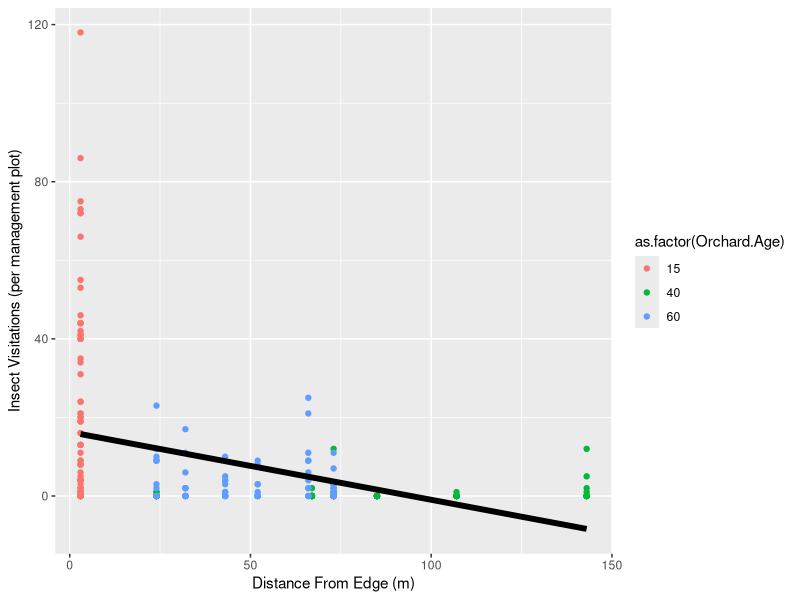

This figure's R source:
## POLLINATOR THESIS PROJECT FIGURES
## Edge distance vs. pollinator visitations


## Libraries needed
library(tidyverse)
library(ggplot2)
library(dplyr)
library(nlme)
library(multcomp)

#############################
#############################
## Import data
## Clean up column names and columns

#add in a full plot list to account for zeroes
plots <- read.csv("canopy_cover.csv")%>%
  filter(year==2021)%>% #have to do this here
  mutate(seedmix=ifelse(seedmix=="annuals", "annual", ifelse(seedmix=="perennials", "perennial", seedmix)))%>%
  dplyr::select(1:4)
names(plots) <- c("Orchard.Age", "Block", "Management", "Seed.Mix")

observedpollinators <- read.csv("observedpollinators_2021.csv")%>%
  mutate(Management=ifelse(Management=="flailscrape", "scraped", ifelse(Management=="flail", "flailed", Management)))
names(observedpollinators) <- c ("Month", "Orchard.Age", "Block", "Management", "Seed.Mix", "Host.Plant", "Morphospecies", "Number", "Notes")
observedpollinators<-full_join(plots, observedpollinators)%>% #need to get zeroes
  mutate(Number=ifelse(is.na(Number), 0, Number))


edgedistances <- read.csv("block_edge_distances.csv")
names(edgedistances) <- c("Orchard.Age", "Block", "Distance")


#############################

#############################
#############################
##Comparing block distance from orchard edge and pollinator visitations

## Merging the datasets and counting up observed pollinator visits by sub-plot/seed mix
blockdensity <- merge(x=observedpollinators, y=edgedistances,by=c("Orchard.Age","Block"),all=TRUE) %>%
  group_by(Orchard.Age, Block, Management, Seed.Mix, Distance) %>% #added back Management, you dont need to analyze it but they are separate plots (replication)
  summarise(Number = sum(Number))

cleanblockdensity <- as.data.frame(blockdensity)%>%
  ungroup()

ggplot(cleanblockdensity, aes(x=Distance, y=Number)) +
  geom_point(aes(colour=as.factor(Orchard.Age))) +
  labs(x="Distance From Edge (m)", y = "Insect Visitations (per management plot)") +
  stat_smooth(method="lm", size=2, color="black", se=F)

#############################
#############################
## Statistics
## I'm using a mixed model. 'lme' uses t-tests and f-tests to find the significance between
## edge distance and insect visits. Edge distance (block placement) is a random effect.

mmedgedistance<-lme(Number~Distance, random =  ~1|Management, data=cleanblockdensity) 
summary(mmedgedistance)
anova(mmedgedistance)#significant when you ignore orchard age


mmedgedistance<-lme(Number~Distance, random = list( ~1|Management, ~1|Orchard.Age), data = cleanblockdensity, na.action=na.omit)
summary(mmedgedistance)
anova(mmedgedistance) #not when you include it


mmedgedistance<-lme(Number~Distance*Orchard.Age, random = list( ~1|Management), data = cleanblockdensity, na.action=na.omit)
summary(mmedgedistance)
anova(mmedgedistance) #yes within

#40
mmedgedistance<-lme(Number~Distance, random = list( ~1|Management), data = subset(cleanblockdensity, Orchard.Age==40), na.action=na.omit)
summary(mmedgedistance)
anova(mmedgedistance) #NOT 40

#60
mmedgedistance<-lme(Number~Distance, random = list( ~1|Management), data = subset(cleanblockdensity, Orchard.Age==60), na.action=na.omit)
summary(mmedgedistance)
anova(mmedgedistance) #NOT 60
